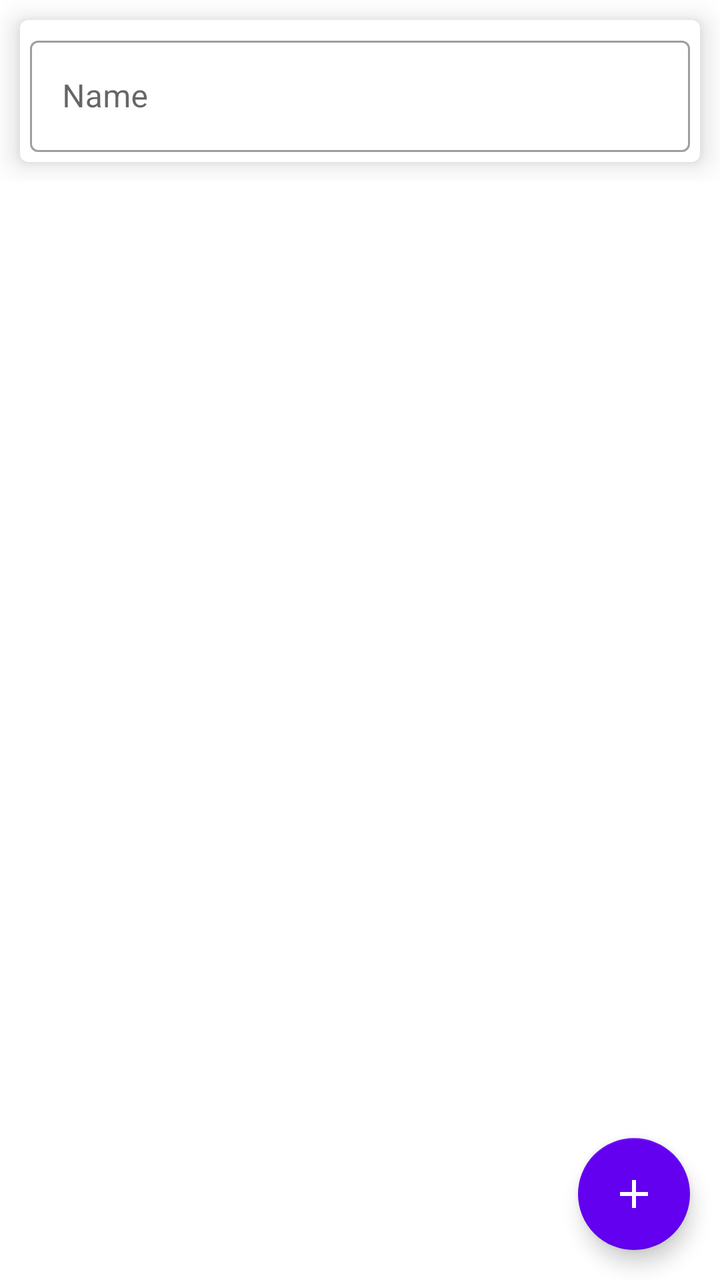
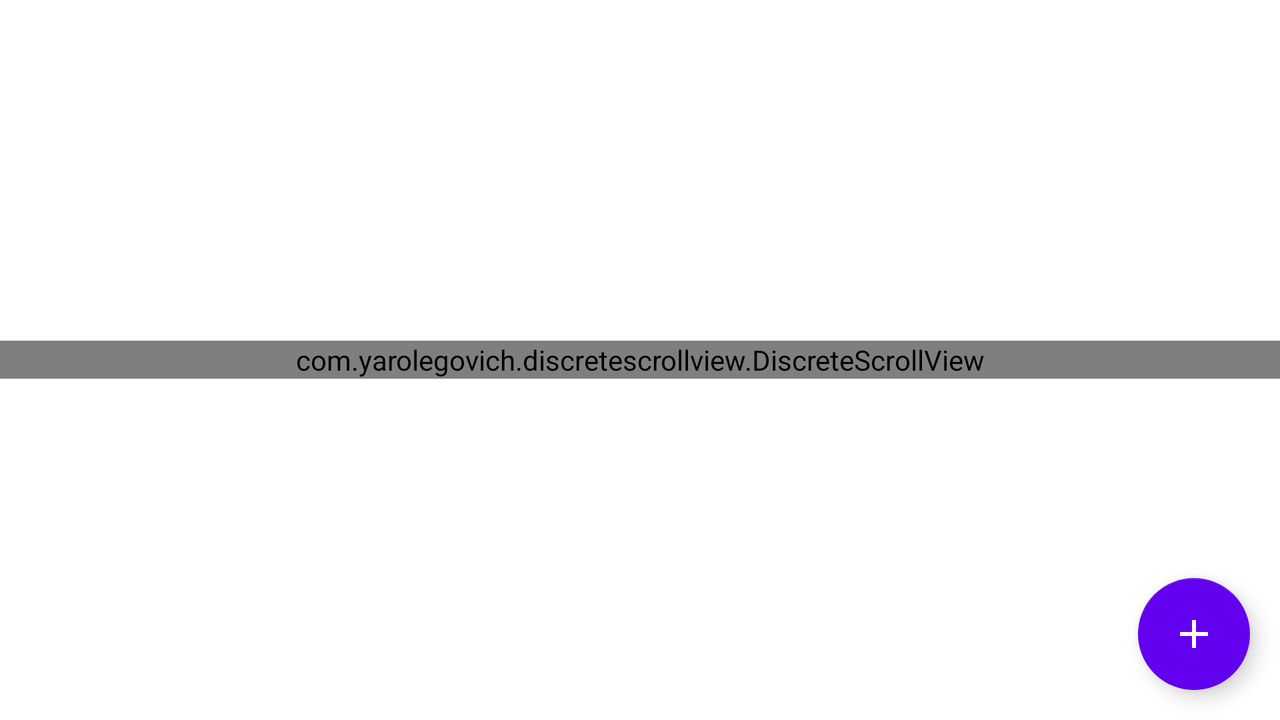

First picture: res/layout/ on a phone held upright. Second picture: the repository's own variant of that layout, on a device whose configuration matches the variant's folder. Source for both follows.
<!-- AndroidManifest.xml: application theme Theme.MaterialComponents.Light.NoActionBar -->
<!-- res/layout/main_fragment.xml -->
<?xml version="1.0" encoding="utf-8"?>
<layout xmlns:tools="http://schemas.android.com/tools"
    xmlns:android="http://schemas.android.com/apk/res/android"
    xmlns:app="http://schemas.android.com/apk/res-auto">

    <data>

        <import type="android.view.View" />

        <variable
            name="viewmodel"
            type="com.edmko.cookingbook.ui.recipes.RecipesViewModel" />
    </data>
<androidx.coordinatorlayout.widget.CoordinatorLayout
    android:id="@+id/main"
    android:layout_width="match_parent"
    android:layout_height="match_parent"
    android:fitsSystemWindows="true"
    android:orientation="vertical"
    tools:context=".ui.recipes.RecipesFragment">

    <androidx.recyclerview.widget.RecyclerView
        android:id="@+id/rvRecipes"
        android:layout_width="match_parent"
        android:layout_height="match_parent"
        android:clipToPadding="false"
        android:paddingTop="85dp"
        android:paddingBottom="90dp"
        android:overScrollMode="never"
        app:layoutManager="androidx.recyclerview.widget.LinearLayoutManager"
        app:layout_behavior="@string/appbar_scrolling_view_behavior"/>

    <com.google.android.material.appbar.AppBarLayout
        android:id="@+id/appBar"
        android:layout_width="match_parent"
        android:layout_height="wrap_content"
        android:background="@android:color/transparent"
        app:elevation="0dp"
        app:layout_insetEdge="none">

        <com.google.android.material.card.MaterialCardView
            android:id="@+id/srcLayout"
            android:layout_width="match_parent"
            android:layout_height="wrap_content"
            android:layout_margin="10dp"
            android:background="@android:color/transparent"
            android:baselineAligned="false"
            android:orientation="horizontal"
            app:cardElevation="8dp"
            app:layout_scrollFlags="scroll|enterAlways|snap">

            <com.google.android.material.textfield.TextInputLayout
                android:id="@+id/searchField"
                style="@style/Widget.MaterialComponents.TextInputLayout.OutlinedBox"
                android:layout_width="match_parent"
                android:layout_height="wrap_content"
                android:layout_margin="5dp"
                android:hint="@string/name"
                app:startIconDrawable="@drawable/ic_baseline_search_24">

                <com.google.android.material.textfield.TextInputEditText
                    android:id="@+id/search_text"
                    android:layout_width="match_parent"
                    android:layout_height="wrap_content"
                    android:inputType="text"
                    android:imeOptions="actionDone"/>
            </com.google.android.material.textfield.TextInputLayout>

        </com.google.android.material.card.MaterialCardView>

    </com.google.android.material.appbar.AppBarLayout>


    <com.google.android.material.floatingactionbutton.FloatingActionButton
        android:id="@+id/floatingActionButton"
        android:layout_width="wrap_content"
        android:layout_height="wrap_content"
        android:layout_alignParentEnd="true"
        android:layout_alignParentBottom="true"
        android:layout_gravity="end|bottom"
        android:layout_margin="15dp"
        android:src="@drawable/ic_add_black_24dp"
        app:backgroundTint="@color/purple_main"
        app:tint="@color/white" />

</androidx.coordinatorlayout.widget.CoordinatorLayout>
</layout>
<!-- resources referenced by this layout -->
<resources>
  <color name="purple_main">#6200ef</color>
  <color name="white">#FFFFFF</color>
  <!-- drawable ic_add_black_24dp (drawable) -->
  <vector android:height="24dp" android:tint="#FAFDFF"
      android:viewportHeight="24.0" android:viewportWidth="24.0"
      android:width="24dp" xmlns:android="http://schemas.android.com/apk/res/android">
      <path android:fillColor="#FF000000" android:pathData="M19,13h-6v6h-2v-6H5v-2h6V5h2v6h6v2z"/>
  </vector>
  <string name="name">Name</string>
</resources>
<!-- res/layout-land/main_fragment.xml (the repository's variant of the layout above) -->
<!-- drawn on the phone turned sideways -->
<?xml version="1.0" encoding="utf-8"?>
<RelativeLayout xmlns:android="http://schemas.android.com/apk/res/android"
    xmlns:tools="http://schemas.android.com/tools"
    xmlns:app="http://schemas.android.com/apk/res-auto"
    android:layout_width="match_parent"
    android:layout_height="match_parent"
    android:orientation="vertical"
    tools:context=".ui.main.MainFragment">

    <com.google.android.material.appbar.AppBarLayout
        android:id="@+id/appBar"
        android:layout_width="match_parent"
        android:layout_height="wrap_content"
        android:background="@android:color/transparent"
        app:elevation="0dp"
        app:layout_insetEdge="none"
        android:visibility="gone">

        <com.google.android.material.card.MaterialCardView
            android:id="@+id/srcLayout"
            android:layout_width="match_parent"
            android:layout_height="wrap_content"
            android:layout_margin="10dp"
            android:background="@android:color/transparent"
            android:baselineAligned="false"
            android:orientation="horizontal"
            app:cardElevation="8dp"
            app:layout_scrollFlags="scroll|enterAlways|snap"
            android:visibility="gone">

            <com.google.android.material.textfield.TextInputLayout
                android:id="@+id/searchField"
                style="@style/Widget.MaterialComponents.TextInputLayout.OutlinedBox"
                android:layout_width="match_parent"
                android:layout_height="wrap_content"
                android:layout_margin="5dp"
                android:hint="@string/name"
                app:startIconDrawable="@drawable/ic_baseline_search_24"
                android:visibility="gone">


                <com.google.android.material.textfield.TextInputEditText
                    android:id="@+id/search_text"
                    android:layout_width="match_parent"
                    android:layout_height="wrap_content"
                    android:visibility="gone"/>
            </com.google.android.material.textfield.TextInputLayout>

        </com.google.android.material.card.MaterialCardView>

    </com.google.android.material.appbar.AppBarLayout>
    <com.yarolegovich.discretescrollview.DiscreteScrollView
        android:id="@+id/preview"
        android:layout_width="match_parent"
        android:layout_centerInParent="true"
        android:layout_height="wrap_content"
        android:orientation="horizontal" />

    <androidx.recyclerview.widget.RecyclerView
        android:id="@+id/preview_vertical"
        android:layout_width="match_parent"
        android:layout_height="wrap_content"
        android:visibility="gone"/>

    <com.google.android.material.floatingactionbutton.FloatingActionButton
        android:id="@+id/floatingActionButton"
        android:layout_width="wrap_content"
        android:layout_height="wrap_content"
        android:layout_alignParentEnd="true"
        android:layout_alignParentBottom="true"
        android:layout_margin="15dp"
        android:src="@drawable/ic_add_black_24dp"
        app:backgroundTint="@color/purple_main"
        app:tint ="@color/white" />
</RelativeLayout>
